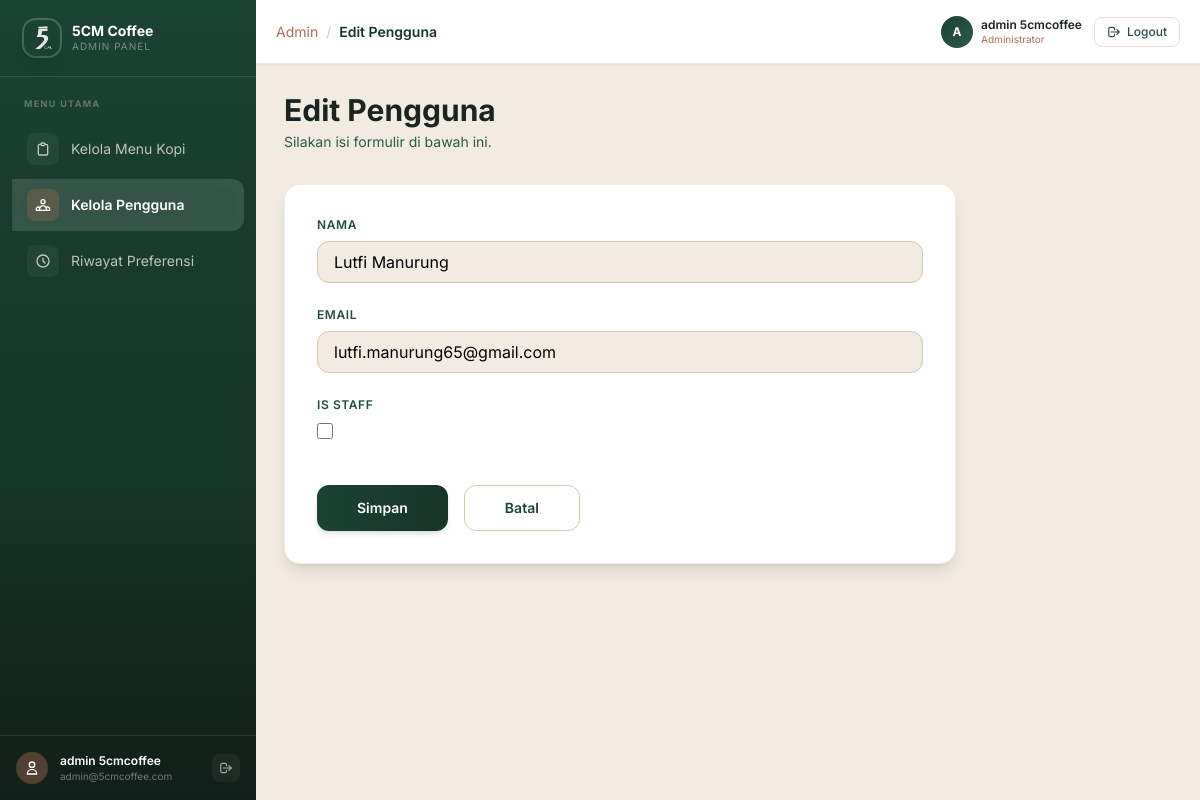
The page /admin-users/edit/3/ (signed in) on the database its author committed.
### recommendation/models.py (models this page shows, shortened)
class User(AbstractBaseUser, PermissionsMixin):
    id_user = models.AutoField(primary_key=True)
    nama = models.CharField(max_length=100)
    email = models.EmailField(max_length=100, unique=True)
    is_active = models.BooleanField(default=True)
    is_staff = models.BooleanField(default=False)
    objects = UserManager()
    USERNAME_FIELD = 'email'
    REQUIRED_FIELDS = ['nama']
    class Meta:
        db_table = 'user'
        verbose_name = 'User'
        verbose_name_plural = 'User'

### recommendation/views.py (the view)
# urls.py: path('admin-users/edit/<int:pk>/', views.admin_user_edit, name='admin_user_edit'),
@login_required
def admin_user_edit(request, pk):
    if not request.user.is_staff:
        return redirect('recommendation:form')
    user = get_object_or_404(User, pk=pk)
    if request.method == 'POST':
        form = UserEditForm(request.POST, instance=user)
        if form.is_valid():
            form.save()
            messages.success(request, 'Pengguna berhasil diperbarui.')
            return redirect('recommendation:admin_users')
    else:
        form = UserEditForm(instance=user)
    return render(request, 'recommendation/admin_user_form.html', {'form': form, 'title': 'Edit Pengguna', 'edit_user': user})

### recommendation/forms.py
class UserEditForm(forms.ModelForm):
    class Meta:
        model = User
        fields = ['nama', 'email', 'is_staff']
        widgets = {
            'nama': forms.TextInput(attrs={'class': 'w-full border border-coffee-200 rounded-xl px-4 py-2 bg-cream-50 focus:ring-2 focus:ring-coffee-300 outline-none'}),
            'email': forms.EmailInput(attrs={'class': 'w-full border border-coffee-200 rounded-xl px-4 py-2 bg-cream-50 focus:ring-2 focus:ring-coffee-300 outline-none'}),
            'is_staff': forms.CheckboxInput(attrs={'class': 'w-4 h-4 text-coffee-600 border-coffee-300 rounded focus:ring-coffee-500'}),
        }

### recommendation/templates/recommendation/admin_user_form.html (shortened to what this page needs)
{% extends 'recommendation/base_admin.html' %}
{% block admin_content %}
<div class="max-w-2xl animate-fade-in">
    <div class="mb-8">
        <h1 class="text-3xl font-bold text-coffee-800 mb-1">{{ title }}</h1>
        <p class="text-coffee-400 text-sm">Silakan isi formulir di bawah ini.</p>
    </div>
    <div class="bg-white rounded-2xl shadow-lg border border-coffee-100/60 p-8">
        <form method="POST">
            <div class="space-y-6">
                {% for field in form %}
                <div>
                    <label class="block text-xs font-semibold text-coffee-500 uppercase tracking-wider mb-2">
                        {{ field.label }}
                    </label>
                    {{ field }}
                </div>
                {% endfor %}
            </div>
            <div class="mt-10 flex gap-4">
                <button type="submit" class="btn-glow bg-gradient-to-r from-coffee-600 to-coffee-700 text-white font-semibold py-3 px-10 rounded-xl text-sm shadow-md">
                    Simpan
                </button>
                <a href="{% url 'recommendation:admin_users' %}" class="border border-coffee-200 text-coffee-600 font-semibold py-3 px-10 rounded-xl text-sm hover:bg-coffee-50 transition-colors">
                    Batal
                </a>
            </div>
        </form>
    </div>
</div>
{% endblock %}

### recommendation/templates/recommendation/base_admin.html (shortened to what this page needs)
{% load static %}
<!DOCTYPE html>
<html lang="id">
<head>
    <script src="https://cdn.tailwindcss.com"></script>
</head>
<body class="bg-cream-50 flex h-screen overflow-hidden">
    <aside id="sidebar"
           class="fixed lg:static top-0 left-0 h-full w-64 flex-shrink-0 flex flex-col z-30
                  -translate-x-full lg:translate-x-0"
           style="background: linear-gradient(180deg, #1B4332 0%, #153527 60%, #111F19 100%);">
        <div class="flex items-center gap-3 px-6 py-5 border-b border-white/10">
            <div class="w-9 h-9 flex-shrink-0 rounded-xl overflow-hidden shadow-lg ring-2 ring-white/20">
                <img src="{% static 'logo.png' %}" alt="Logo" class="w-full h-full object-contain">
            </div>
            <div class="min-w-0">
                <p class="text-white font-bold text-sm leading-tight truncate">5CM Coffee</p>
                <p class="text-white/40 text-[10px] uppercase tracking-widest">Admin Panel</p>
            </div>
        </div>
        <nav class="flex-1 px-3 py-5 sidebar-scroll overflow-y-auto">
            <p class="text-white/30 text-[9px] uppercase tracking-[0.15em] font-bold px-3 mb-3">Menu Utama</p>
            <a href="{% url 'recommendation:admin_menu' %}"
               class="nav-item flex items-center gap-3 px-3 py-2.5 rounded-r-xl mb-1 text-sm
                      {% if request.resolver_match.url_name == 'admin_menu' or request.resolver_match.url_name == 'admin_menu_add' or request.resolver_match.url_name == 'admin_menu_edit' %}
                          nav-active text-white font-semibold
                      {% else %}
                          text-white/70 hover:text-white
                      {% endif %}">
                <span class="w-8 h-8 rounded-lg flex items-center justify-center flex-shrink-0
                             {% if request.resolver_match.url_name == 'admin_menu' or request.resolver_match.url_name == 'admin_menu_add' or request.resolver_match.url_name == 'admin_menu_edit' %}
                                 bg-coffee-300/30
                             {% else %}
                                 bg-white/5
                             {% endif %}">
                    <svg xmlns="http://www.w3.org/2000/svg" class="h-4 w-4" fill="none" viewBox="0 0 24 24" stroke="currentColor" stroke-width="2">
                        <path stroke-linecap="round" stroke-linejoin="round" d="M9 5H7a2 2 0 00-2 2v12a2 2 0 002 2h10a2 2 0 002-2V7a2 2 0 00-2-2h-2M9 5a2 2 0 002 2h2a2 2 0 002-2M9 5a2 2 0 012-2h2a2 2 0 012 2" />
                    </svg>
                </span>
                <span>Kelola Menu Kopi</span>
            </a>
            <a href="{% url 'recommendation:admin_users' %}"
               class="nav-item flex items-center gap-3 px-3 py-2.5 rounded-r-xl mb-1 text-sm
                      {% if request.resolver_match.url_name == 'admin_users' or request.resolver_match.url_name == 'admin_user_add' or request.resolver_match.url_name == 'admin_user_edit' %}
                          nav-active text-white font-semibold
                      {% else %}
                          text-white/70 hover:text-white
                      {% endif %}">
                <span class="w-8 h-8 rounded-lg flex items-center justify-center flex-shrink-0
                             {% if request.resolver_match.url_name == 'admin_users' or request.resolver_match.url_name == 'admin_user_add' or request.resolver_match.url_name == 'admin_user_edit' %}
                                 bg-coffee-300/30
                             {% else %}
                                 bg-white/5
                             {% endif %}">
                </span>
                <span>Kelola Pengguna</span>
            </a>
            <a href="{% url 'recommendation:admin_preferensi' %}"
               class="nav-item flex items-center gap-3 px-3 py-2.5 rounded-r-xl mb-1 text-sm
                      {% if request.resolver_match.url_name == 'admin_preferensi' %}
                          nav-active text-white font-semibold
                      {% else %}
                          text-white/70 hover:text-white
                      {% endif %}">
                <span class="w-8 h-8 rounded-lg flex items-center justify-center flex-shrink-0
                             {% if request.resolver_match.url_name == 'admin_preferensi' %}
                                 bg-coffee-300/30
                             {% else %}
                                 bg-white/5
                             {% endif %}">
                    <svg xmlns="http://www.w3.org/2000/svg" class="h-4 w-4" fill="none" viewBox="0 0 24 24" stroke="currentColor" stroke-width="2">
                        <path stroke-linecap="round" stroke-linejoin="round" d="M12 8v4l3 3m6-3a9 9 0 11-18 0 9 9 0 0118 0z" />
                    </svg>
                </span>
                <span>Riwayat Preferensi</span>
            </a>
        </nav>
        <div class="border-t border-white/10 px-4 py-4">
            <div class="flex items-center gap-3">
                <div class="w-8 h-8 rounded-full bg-coffee-300/40 flex items-center justify-center flex-shrink-0">
                    <svg xmlns="http://www.w3.org/2000/svg" class="h-4 w-4 text-white" fill="none" viewBox="0 0 24 24" stroke="currentColor" stroke-width="2">
                        <path stroke-linecap="round" stroke-linejoin="round" d="M16 7a4 4 0 11-8 0 4 4 0 018 0zM12 14a7 7 0 00-7 7h14a7 7 0 00-7-7z" />
                    </svg>
                </div>
                <div class="min-w-0 flex-1">
                    <p class="text-white text-xs font-semibold truncate">{{ user.nama }}</p>
                    <p class="text-white/40 text-[10px] truncate">{{ user.email }}</p>
                </div>
                <a href="{% url 'recommendation:logout' %}"
                   title="Logout"
                   class="w-7 h-7 rounded-lg bg-white/5 hover:bg-red-500/20 flex items-center justify-center transition-colors flex-shrink-0">
                    <svg xmlns="http://www.w3.org/2000/svg" class="h-3.5 w-3.5 text-white/60 hover:text-red-400" fill="none" viewBox="0 0 24 24" stroke="currentColor" stroke-width="2">
                        <path stroke-linecap="round" stroke-linejoin="round" d="M17 16l4-4m0 0l-4-4m4 4H7m6 4v1a3 3 0 01-3 3H6a3 3 0 01-3-3V7a3 3 0 013-3h4a3 3 0 013 3v1" />
                    </svg>
                </a>
            </div>
        </div>
    </aside>
    <div class="flex-1 flex flex-col h-screen overflow-hidden min-w-0">
        <header class="flex-shrink-0 flex items-center gap-4 px-5 py-0 h-16 bg-white border-b border-coffee-100/70 shadow-sm z-10">
            <div class="flex items-center gap-2 text-sm min-w-0">
                <span class="text-coffee-300 hidden sm:inline">Admin</span>
                <span class="text-coffee-200 hidden sm:inline">/</span>
                <span class="text-coffee-700 font-semibold truncate">
                    {% if request.resolver_match.url_name == 'admin_menu' %}
                        Kelola Menu Kopi
                    {% elif request.resolver_match.url_name == 'admin_menu_add' %}
                        Tambah Menu
                    {% elif request.resolver_match.url_name == 'admin_menu_edit' %}
                        Edit Menu
                    {% elif request.resolver_match.url_name == 'admin_users' %}
                        Kelola Pengguna
                    {% elif request.resolver_match.url_name == 'admin_user_add' %}
                        Tambah Pengguna
                    {% elif request.resolver_match.url_name == 'admin_user_edit' %}
                        Edit Pengguna
                    {% elif request.resolver_match.url_name == 'admin_preferensi' %}
                        Riwayat Preferensi
                    {% else %}
                        Dashboard
                    {% endif %}
                </span>
            </div>
            <div class="flex items-center gap-3 flex-shrink-0">
                <div class="hidden sm:flex items-center gap-2">
                    <div class="w-8 h-8 rounded-full flex items-center justify-center text-white text-xs font-bold"
                         style="background: linear-gradient(135deg, #1B4332, #2D5A46);">
                        {{ user.nama|first|upper }}
                    </div>
                    <div class="leading-tight">
                        <p class="text-xs font-semibold text-coffee-800">{{ user.nama }}</p>
                        <p class="text-[10px] text-coffee-300">Administrator</p>
                    </div>
                </div>
                <a href="{% url 'recommendation:logout' %}"
                   class="flex items-center gap-1.5 text-xs font-medium text-coffee-500 hover:text-red-500 border border-coffee-100 hover:border-red-200 px-3 py-1.5 rounded-lg transition-all">
                    <svg xmlns="http://www.w3.org/2000/svg" class="h-3.5 w-3.5" fill="none" viewBox="0 0 24 24" stroke="currentColor" stroke-width="2">
                        <path stroke-linecap="round" stroke-linejoin="round" d="M17 16l4-4m0 0l-4-4m4 4H7m6 4v1a3 3 0 01-3 3H6a3 3 0 01-3-3V7a3 3 0 013-3h4a3 3 0 013 3v1" />
                    </svg>
                    <span class="hidden sm:inline">Logout</span>
                </a>
            </div>
        </header>
        <main class="flex-1 overflow-y-auto content-scroll p-5 lg:p-7">
            <div class="animate-fade-in">
                {% block admin_content %}{% endblock %}
            </div>
        </main>
    </div>
</body>
</html>

### recommendation/templates/recommendation/base_admin.html (style rules this page uses)
* { box-sizing: border-box; }
body { font-family: 'Inter', sans-serif; }
#sidebar { transition: transform 0.3s cubic-bezier(0.4, 0, 0.2, 1); }
.nav-active { background: rgba(255,255,255,0.12); border-left: 3px solid #B16E4F; box-shadow: inset 0 0 20px rgba(255,255,255,0.04); }
.nav-item { border-left: 3px solid transparent; transition: all 0.2s ease; }
.animate-fade-in { animation: fadeInUp 0.5s ease-out forwards; }
.btn-glow { position: relative; overflow: hidden; transition: all 0.25s ease; }
.btn-glow::after { content: ''; position: absolute; top: 50%; left: 50%; width: 0; height: 0; background: rgba(255,255,255,0.15); border-radius: 50%; transition: width 0.4s ease, height 0.4s ease; transform: translate(-50%, -50%); }

### rows shown on the page
User: nama "admin 5cmcoffee", email "admin@5cmcoffee.com", nama|first "A"
User: form "Lutfi Manurung" "lutfi.manurung65@gmail.com"

### other values the page prints
{{ title }} "Edit Pengguna"
{{ field.label }} "NAMA" "EMAIL" "IS STAFF"
